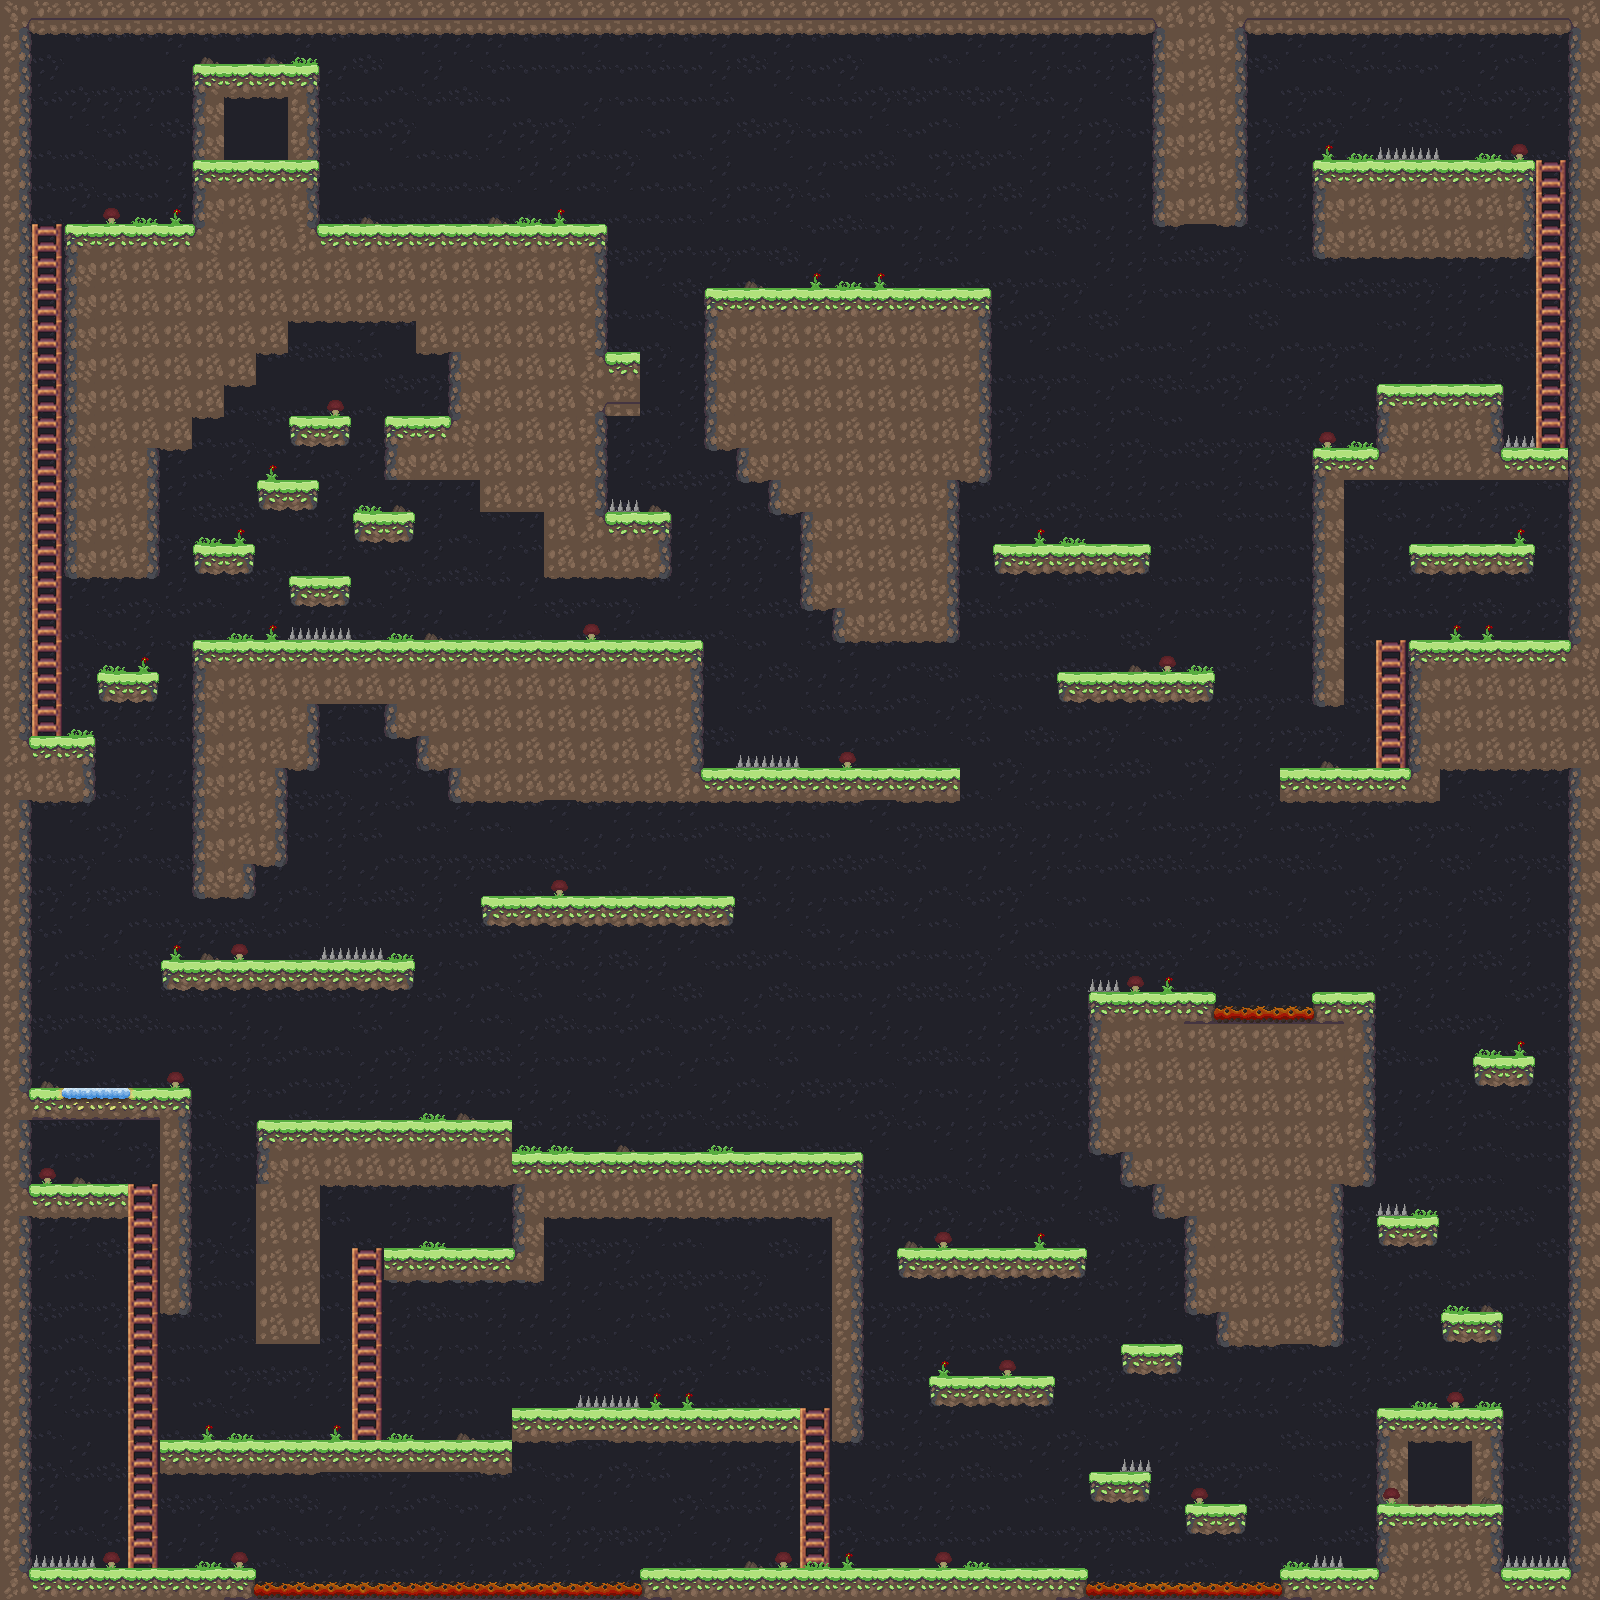

Tiled map render using the project's own tile images. Description and the map definition, with tile-layer contents summarised, below:
An orthogonal 50x50 tile map with 32x32 px tiles, 3 tile layers (fondo, paredes, detalles) and 133 objects (tgd4, tgd3, tgd2, tgd1, td4, ...).

<map version="1.0" orientation="orthogonal" renderorder="right-down" width="50" height="50" tilewidth="32" tileheight="32" nextobjectid="166">
 <tileset firstgid="1" name="tileset" tilewidth="32" tileheight="32" tilecount="252" columns="12">
  <image source="tileset.png" width="389" height="700" />
 </tileset>
 <layer name="fondo" width="50" height="50">
  <data>[2500 cells, 2500 non-empty, 3 distinct tile ids]</data>
 </layer>
 <layer name="paredes" width="50" height="50">
  <data>[2500 cells, 1096 non-empty, 33 distinct tile ids]</data>
 </layer>
 <layer name="detalles" width="50" height="50">
  <data>[2500 cells, 102 non-empty, 5 distinct tile ids]</data>
 </layer>
 <objectgroup name="llaves">
  <object id="1" x="403" y="376" width="30" height="30" />
  <object id="4" x="1457" y="497" width="30" height="30" />
  <object id="5" x="466" y="1204" width="30" height="30" />
 </objectgroup>
 <objectgroup name="suelos">
  <object id="6" x="28.5" y="34.5">
   <polyline points="0,0 0,404 2.5,701 66.5,702.5 66,769.5 0,768.5 3,1052.5 35,1053 34.5,1063 98.5,1064 99,1053 162,1053.5 162,1279.5 131,1279.5 131.5,1083 2.5,1083.5 4,1149.5 99.5,1150 99.5,1182 2.5,1182.5 1.5,1532.5 228,1534 226.981,1608.75 610.872,1608.1 612,1534 1058.5,1534 1057.56,1607.82 1251.06,1608.47 1252,1533 1348,1533 1348,1469 1474.5,1470.5 1474,1533 1541,1533.5 1541,733.5 1411,734 1410.5,767 1251.5,767 1251.5,731.5 1380.5,733 1380.5,604 1539,604.5 1539.5,447 1314.5,446 1315.5,671 1283.5,670.5 1284,411 1348,412.5 1349,348 1475,350 1475,413.5 1539.5,414 1540.5,0 1218,-0.5 1218.5,190.5 1123.5,190 1124.5,-1.5 0.5,-0.5" />
  </object>
  <object id="7" x="95.5" y="672.5">
   <polyline points="0,0 65.5,-0.5 65,32 0,31 -0.5,-0.5" />
  </object>
  <object id="8" x="671.5" y="578.5">
   <polyline points="0,0 -128,-1 -128.5,-66 -192,-66 -191.5,-99 -287.5,-99 -288.5,-164 -223,-163.5 -222,-224.5 -257.5,-224.5 -257,-257.5 -382.5,-258 -383,-224.5 -415,-224.5 -414.5,-192 -448,-192 -447.5,-162 -479,-162 -479,-127 -513,-128.5 -513.5,-1.5 -609.5,-1 -607,-357 -481.5,-357 -481.5,-419.5 -352.5,-419 -351.5,-355 -64.5,-354.5 -63.5,-225 -31,-225.5 -31.5,-161.5 -64,-161.5 -64,-67 0,-66.5 0.5,1.5" />
  </object>
  <object id="9" x="192" y="638.5">
   <polyline points="0,0 -0.5,258 63.5,259.5 64.5,225.5 95.5,226.5 96.5,130.5 127,132 127.5,66 192.5,66.5 193,99.5 223.5,99.5 224.5,131 255.5,131 255.5,163.5 768.5,164.5 769,129 510.5,128.5 512,0.5 -0.5,0" />
  </object>
  <object id="10" x="161" y="958.5">
   <polyline points="0,0 -0.5,33 255,33.5 255,0.5 -0.5,0" />
  </object>
  <object id="11" x="480.5" y="894.5">
   <polyline points="0,0 -1,32 254.5,32 254.5,2 -1,1.5" />
  </object>
  <object id="12" x="704.5" y="288">
   <polyline points="0,0 0.5,163.5 33,164 33.5,194 65,193.5 66.5,224.5 97.5,226 97,322.5 128,322.5 127.5,352.5 255,353 255.5,191 289,191.5 287.5,-1.5 0,-0.5" />
  </object>
  <object id="13" x="992.5" y="544.5">
   <polyline points="0,0 0,31 160.5,31.5 160,-0.5 0,-0.5" />
  </object>
  <object id="14" x="1057" y="673">
   <polyline points="0,0 0,30 159,30.5 159,0 0.5,-1" />
  </object>
  <object id="15" x="1409.5" y="544.5">
   <polyline points="0,0 125,0 125,29.5 -0.5,31.5 -1,-1.5" />
  </object>
  <object id="16" x="1313" y="159">
   <polyline points="0,0 222,1.5 221.5,98.5 -1.5,99 -1,-2" />
  </object>
  <object id="17" x="159.667" y="1439">
   <polyline points="0,0 1,36 353.333,34.6667 353.667,1.66667 640,2.66667 639.667,-31.6667 352,-31.6667 352,0.666667 -1,0.333333" />
  </object>
  <object id="18" x="832.667" y="1441.33">
   <polyline points="0,0 32,-0.666667 31,-290.333 -321.333,-290.333 -320.667,-322.333 -576.667,-322 -576.333,-98 -513,-98 -512.333,-258.667 -319.333,-256.667 -320,-195 -449.333,-194.667 -449,-161 -288,-160 -288,-225.667 -0.333333,-223.667 -1,0.333333" />
  </object>
  <object id="19" x="896" y="1247.67">
   <polyline points="0,0 0,32.3333 193,32.6667 192.333,-0.666667 1,-0.333333" />
  </object>
  <object id="20" x="928.333" y="1377.67">
   <polyline points="0,0 0.333333,29.3333 127.667,29.6667 127.667,-1.33333 -0.333333,-1.66667" />
  </object>
  <object id="21" x="1120" y="1343.67">
   <polyline points="0,0 0.333333,31.6667 64.3333,32.6667 64,-1 -0.333333,0" />
  </object>
  <object id="22" x="1088.33" y="1472.33">
   <polyline points="0,0 0,30.3333 64.3333,31.3333 64,-0.333333 -0.333333,0" />
  </object>
  <object id="23" x="1184.67" y="1504.33">
   <polyline points="0,0 0.333333,32.3333 63.3333,31.6667 63,-0.333333 0,-0.333333" />
  </object>
  <object id="24" x="1442.33" y="1342">
   <polyline points="0,0 -1,-30.3333 61.3333,-29.6667 60,-7.33333 54.3333,1 0.666667,1" />
  </object>
  <object id="25" x="1377.33" y="1217.67">
   <polyline points="0,0 1.33333,22.3333 7.66667,29.3333 56.6667,30.3333 61.3333,21 62.6667,-1.66667 1.33333,-1.33333" />
  </object>
  <object id="26" x="1472.33" y="1056.67">
   <polyline points="0,0 2.33333,18.6667 7,29.3333 58.3333,29.6667 62.6667,22 63,0.333333 0,0.333333" />
  </object>
  <object id="27" x="1088" y="991.333">
   <polyline points="0,0 1.33333,163.333 34,163.333 34,193.333 65.3333,194.667 66.6667,227.333 98,226.667 97.3333,320.667 129.333,324 133.333,353.333 253.333,355.333 253.333,193.333 287.333,192.667 288,0 223.333,1.33333 223.333,24.6667 128,25.3333 129.333,2 0.666667,-0.666667" />
  </object>
  <object id="157" x="193.333" y="545">
   <polyline points="0,0 1,29.3333 61.3333,29.6667 60.6667,-1 0.333333,0" />
  </object>
  <object id="158" x="289" y="577.333">
   <polyline points="0,0 2.66667,29 61,29.3333 62.3333,-2.33333 0,-0.333333" />
  </object>
  <object id="159" x="353" y="512.667">
   <polyline points="0,0 3,29.6667 62,30.3333 62.6667,-1 0.666667,0" />
  </object>
  <object id="160" x="319.333" y="480">
   <polyline points="0,0 -2,31.3333 -59.3333,31 -62,0.333333 -0.666667,-0.333333" />
  </object>
  <object id="161" x="289" y="415.667">
   <polyline points="0,0 2.66667,30.3333 58.6667,31.3333 62.3333,1 1,-0.666667" />
  </object>
 </objectgroup>
 <objectgroup name="trampasRalentizar" offsetx="-4.36364" offsety="0.0909091">
  <object id="35" x="607.875" y="498.625" width="32.375" height="13.25" />
  <object id="36" x="323.869" y="626.364" width="32.375" height="13.25" />
  <object id="38" x="291.688" y="626.25" width="32.375" height="13.25" />
  <object id="39" x="1379.81" y="145.739" width="32.375" height="13.25" />
  <object id="40" x="1412.36" y="145.739" width="32.375" height="13.25" />
  <object id="41" x="1507.94" y="434.25" width="32.375" height="13.25" />
  <object id="42" x="739.938" y="754.25" width="32.375" height="13.25" />
  </objectgroup>
 <objectgroup name="opcionales">
  <!-- 19 objects omitted --></objectgroup>
 <objectgroup name="armas">
  <!-- 1 objects omitted --></objectgroup>
 <objectgroup name="bombas">
  <!-- 6 objects omitted --></objectgroup>
 <objectgroup name="monturas">
  <!-- 1 objects omitted --></objectgroup>
 <objectgroup name="patrullas">
  <!-- 11 objects omitted --></objectgroup>
 <objectgroup name="perseguidores">
  <!-- 3 objects omitted --></objectgroup>
 <objectgroup name="disparadores">
  <!-- 5 objects omitted --></objectgroup>
 <objectgroup name="escaleras">
  <!-- 6 objects omitted --></objectgroup>
 <objectgroup name="cuerdas">
  <!-- 5 objects omitted --></objectgroup>
 <objectgroup name="triggersDisparo">
  <!-- 4 objects omitted --></objectgroup>
 <objectgroup name="trampasDisparo">
  <!-- 4 objects omitted --></objectgroup>
 <objectgroup name="triggersTirarEncima">
  <!-- 5 objects omitted --></objectgroup>
 <objectgroup name="trampasTirarEncima">
  <!-- 5 objects omitted --></objectgroup>
 <objectgroup name="trampasCaer">
  <!-- 6 objects omitted --></objectgroup>
 <objectgroup name="jugador">
  <!-- 1 objects omitted --></objectgroup>
 <objectgroup name="puerta">
  <!-- 1 objects omitted --></objectgroup>
</map>
<!-- 96 of 133 objects omitted -->
